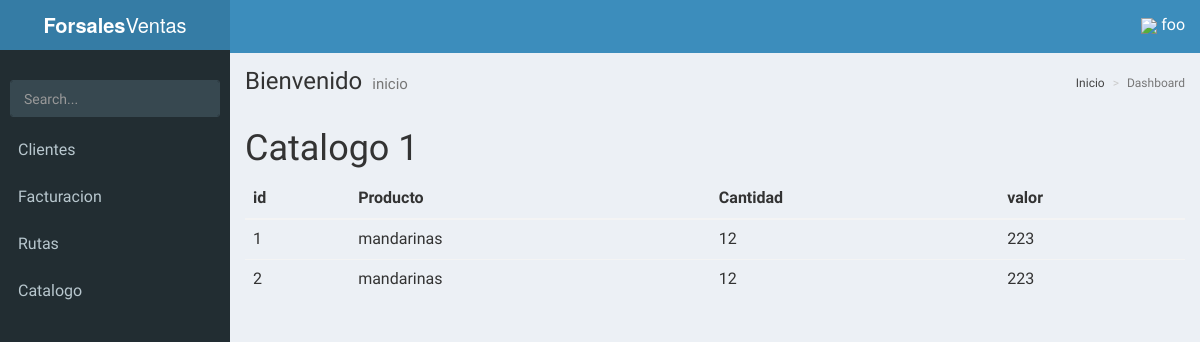
The page /catalogo/1 (signed in) on the database its author committed.
### catalogo/models.py (models this page shows)
class catalogo(models.Model):
	fecha_creacion = models.DateTimeField(default=datetime.datetime.now())
	factualizacion = models.DateTimeField(default=datetime.datetime.now())
	distribuidor = models.ForeignKey(distribuidor)

class catalogo_detalle(models.Model):
	catalogo = models.ForeignKey(catalogo)
	producto = models.ForeignKey(producto,related_name="item")
	cantidad = models.IntegerField()
	valor = models.IntegerField()
	valor_total = models.IntegerField()

### base/models.py (models this page shows, shortened)
class producto(models.Model):
	nombre = models.CharField(max_length=20)
	cantidad = models.IntegerField()
	precio = models.IntegerField()
	fecha = models.DateTimeField()
	unida = models.ForeignKey(unidades)
	stock_minimo = models.IntegerField(default=10)
	stock_maximo = models.IntegerField(default=200)
	def __str__(self):
		return self.nombre

### catalogo/views.py (the view)
# urls.py: url(r'^catalogo/(?P<pkcatalogo>\d+)$', CatalogoDetail, name="ver_catalogo_detalle"),
@login_required
def CatalogoDetail(request, pkcatalogo):
	objcatalogo = catalogo.objects.get(pk=pkcatalogo)
	queryset = catalogo_detalle.objects.filter(catalogo=objcatalogo)
	context = {"catalogo":objcatalogo,"detalle":queryset}
	return render(request,"catalogo/detalle.html",context)

### catalogo/templates/catalogo/detalle.html
{% extends 'AdminLTE/index.html' %}
{% block content %}
	<h1>Catalogo {{ catalogo.pk }}</h1>
	<table class="table">
		<thead>
			<tr>
				<th>id</th>
				<th>Producto</th>
				<th>Cantidad</th>
				<th>valor</th>
			</tr>
		</thead>
		<tbody>
			{% for det in detalle %}
				<tr>
					<td>{{ det.pk }}</td>
					<td>{{ det.producto }}</td>
					<td>{{ det.cantidad }}</td>
					<td>{{ det.valor }}</td>
				</tr>
			{% empty %}
				<tr>
					<td>Sin Productos</td>
				</tr>
			{% endfor %}
		</tbody>
	</table>
{% endblock content %}

### base/templates/AdminLTE/index.html (shortened to what this page needs)
{% load static %}
<!DOCTYPE html>
<html>
<head>
<link rel="stylesheet" href="https://unpkg.com/bootstrap-material-design@4.0.0-beta.3/dist/css/bootstrap-material-design.min.css"
>
  <link rel="stylesheet" href="{% static 'css/AdminLTE/bootstrap/css/bootstrap.min.css' %}">
  <link rel="stylesheet" href="{% static 'css/AdminLTE/AdminLTE.min.css' %}">
  <link rel="stylesheet" href="{% static 'css/AdminLTE/skins/_all-skins.min.css' %}">
  <link rel="stylesheet" href="{% static 'css/AdminLTE/plugins/iCheck/flat/blue.css' %}">
  <link rel="stylesheet" href="{% static 'css/AdminLTE/plugins/morris/morris.css' %}">
  <link rel="stylesheet" href="{% static 'css/AdminLTE/plugins/jvectormap/jquery-jvectormap-1.2.2.css' %}">
  <link rel="stylesheet" href="{% static 'css/AdminLTE/plugins/datepicker/datepicker3.css' %}">
  <link rel="stylesheet" href="{% static 'css/AdminLTE/plugins/daterangepicker/daterangepicker.css' %}">
  <link rel="stylesheet" href="{% static 'css/AdminLTE/plugins/bootstrap-wysihtml5/bootstrap3-wysihtml5.min.css' %}">
  <link rel="stylesheet" href="{% static 'alertifyjs/css/alertify.min.css' %}">
  <link rel="stylesheet" href="{% static 'alertifyjs/css/themes/bootstrap.min.css' %}">
  <link rel="stylesheet" href="{% static 'vue/vue-good-table/vue-good-table.css' %}">
</head>
<body class="hold-transition skin-blue sidebar-mini">
<div class="wrapper" id="vue-root">
  <header class="main-header">
    <a href="/" class="logo">
      <span class="logo-lg"><b>Forsales</b>Ventas</span>
    </a>
    <nav class="navbar navbar-static-top">
      <a href="#" class="sidebar-toggle" data-toggle="offcanvas" role="button">
      </a>
      <div class="navbar-custom-menu">
        <ul class="nav navbar-nav">
          <li class="dropdown user user-menu">
            <a href="#" class="dropdown-toggle" data-toggle="dropdown">
             <img style="width: 10%; " src="{% static 'img/user.png' %}">
              <span class="hidden-xs">{{ request.user.username }}</span>
            </a>
          </li>
        </ul>
      </div>
    </nav>
  </header>
  <aside class="main-sidebar">
    <section class="sidebar">
      <div class="user-panel">
      </div>
      <form action="#" method="get" class="sidebar-form">
        <div class="input-group">
          <input type="text" name="q" class="form-control" placeholder="Search...">
              <span class="input-group-btn">
                <button type="submit" name="search" id="search-btn" class="btn btn-flat">
                </button>
              </span>
        </div>
      </form>
      <ul class="sidebar-menu">
      {% if request.user.is_superuser %}
        <li class="header">PANEL DE CONTROL</li>
        <li>
          <a href="{% url 'listar_productos' %}">
            <i class="fa fa-shopping-basket" aria-hidden="true"><span>Productos</span></i>
          </a>
        </li>
        <li>
          <a href="{% url 'listar_clientes' %}">
            <i class="fa fa-th"></i> <span>Clientes</span>
          </a>
        </li>
        <li>
          <a href="{% url 'bodega' 'main' %}">
            <i class="fa fa-th"></i> <span>Bodega</span>
          </a>
        </li>
        <li>
          <a href="{% url 'listar_distribuidores' %}">
            <i class="fa fa-th"></i> <span>Distribuidores</span>
          </a>
        </li>
        <li>
          <a href="{% url 'listar_proveedores' %}">
            <i class="fa fa-th"></i> <span>Proveedores</span>
          </a>
        </li>
        <li class="treeview">
          <a href="#">
            <i class="fa fa-dashboard"></i> <span>Facturacion</span>
            <span class="pull-right-container">
              <i class="fa fa-angle-left pull-right"></i>
            </span>
          </a>
          <ul class="treeview-menu">
            <li class=""><a href="{% url 'factura' %}"><i class="fa fa-circle-o"></i> Listar</a></li>
          </ul>
           <ul class="treeview-menu">
            <li class=""><a href="{% url 'reportes' %}"><i class="fa fa-circle-o"></i> reportes</a></li>
          </ul>
        </li>
        <li class="treeview">
          <a href="#">
            <i class="fa fa-dashboard"></i> <span>Inventario</span>
            <span class="pull-right-container">
              <i class="fa fa-angle-left pull-right"></i>
            </span>
          </a>
          <ul class="treeview-menu">
            <li class=""><a href="{% url 'movimiento' %}"><i class="fa fa-circle-o"></i> Movimientos</a></li>
          </ul>
        </li>
        <li class="treeview">
          <a href="#">
            <i class="fa fa-dashboard"></i> <span>Catalogo</span>
            <span class="pull-right-container">
              <i class="fa fa-angle-left pull-right"></i>
            </span>
          </a>
          <ul class="treeview-menu">
            <li class=""><a href="{% url 'catalogos' %}"><i class="fa fa-circle-o"></i> Lista</a></li>
          </ul>
        </li>
        <li class="treeview">
          <a href="#">
            <i class="fa fa-dashboard"></i> <span>Rutas</span>
            <span class="pull-right-container">
              <i class="fa fa-angle-left pull-right"></i>
            </span>
          </a>
          <ul class="treeview-menu">
            <li class=""><a href="{% url 'rutas-mapa' %}"><i class="fa fa-circle-o"></i> Rutas</a></li>
          </ul>
        </li>
      {% else %}
        {% if request.user %}
<li>
          <a href="{% url 'listar_clientes' %}">
             <span>Clientes</span>
          </a>
        </li>
          <li class="treeview">
            <a href="#">
               <span>Facturacion</span>
            </a>
          </li>
          <li class="treeview">
            <a href="#">
               <span>Rutas</span>
            </a>
          </li>
        <li class="treeview">
          <a href="#">
             <span>Catalogo</span>
          </a>
        </li>
        {% endif %}
      {% endif %}
      </ul>
    </section>
  </aside>
  <div class="content-wrapper">
    <section class="content-header">
      <h1>
        Bienvenido
        <small>inicio</small>
      </h1>
      <ol class="breadcrumb">
        <li><a href="#"> Inicio</a></li>
        <li class="active">Dashboard</li>
      </ol>
    </section>
    <section class="content">
      {% block content %}
      {% endblock content %}
    </section>
  </div>
</div>
</body>
</html>

### base/templates/AdminLTE/index.html (style rules this page uses)
html, body { font-size: 16px !important; }
.navbar { display: inherit !important; }

### rows shown on the page
catalogo: pk "1"
catalogo_detalle: pk "1", producto "mandarinas", cantidad "12", valor "223"
catalogo_detalle: pk "2", producto "mandarinas", cantidad "12", valor "223"

### other values the page prints
{{ request.user.username }} "foo"
